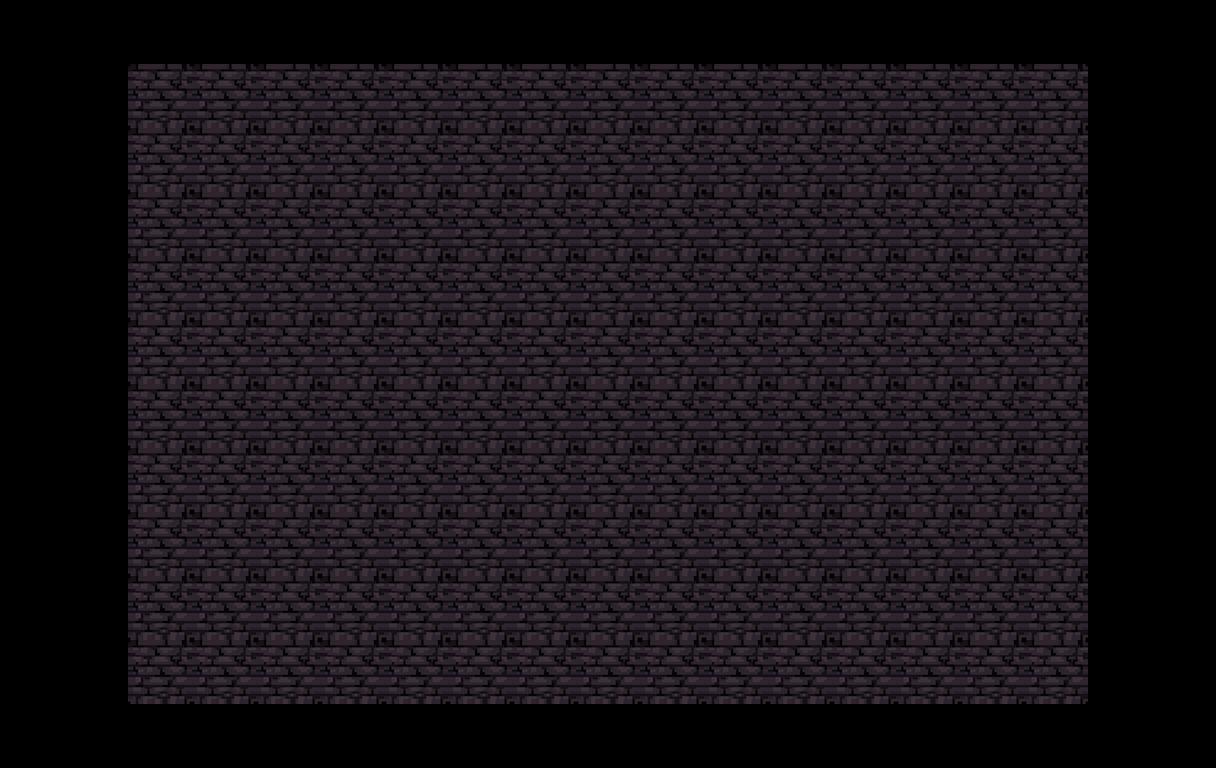

Rendered tile map (Tiled .tmx) drawn with the repository's tilesets; below, a short description and the map source with its tile grids summarised:
An orthogonal 19x12 tile map with 64x64 px tiles, 1 tile layer (Tile Layer 1), 4 tilesets.

<map version="1.0" orientation="orthogonal" renderorder="right-down" width="19" height="12" tilewidth="64" tileheight="64" nextobjectid="1">
 <tileset firstgid="1" name="PathAndObjects" tilewidth="64" tileheight="64" tilecount="64" columns="8">
  <image source="PathAndObjects.png" width="512" height="512" />
 </tileset>
 <tileset firstgid="65" name="floor_dirt1" tilewidth="64" tileheight="64" tilecount="6" columns="3">
  <image source="floor_dirt1.png" width="192" height="128" />
 </tileset>
 <tileset firstgid="71" name="Floor_floor" tilewidth="64" tileheight="64" tilecount="1" columns="1">
  <image source="Floor_floor.png" width="64" height="64" />
 </tileset>
 <tileset firstgid="72" name="Boss_floor" tilewidth="64" tileheight="64" tilecount="1" columns="1">
  <image source="Boss_floor.png" width="64" height="64" />
 </tileset>
 <layer name="Tile Layer 1" width="19" height="12">
  <data>[228 cells, 150 non-empty, 1 distinct tile ids]</data>
 </layer>
</map>
